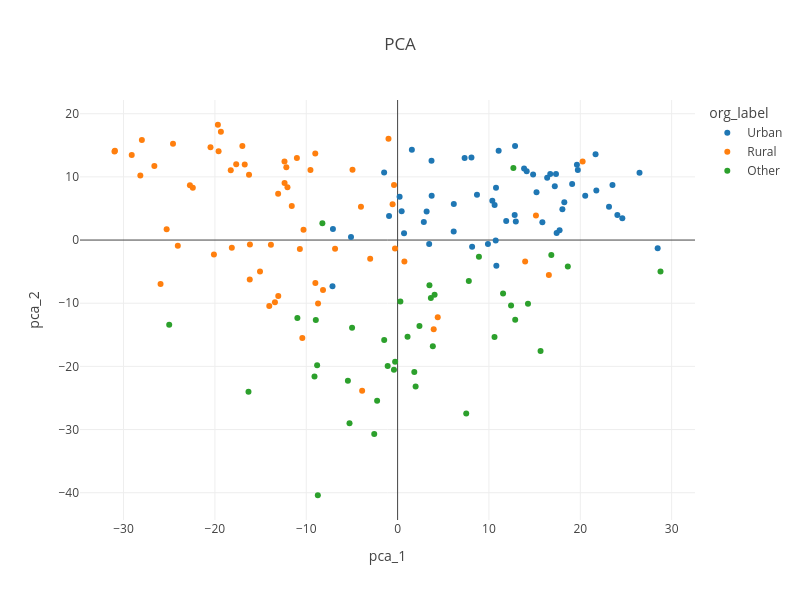

The cell this chart's notebook holds for it:
### Code cell
fig = px.scatter(pca_df, x="pca_1", y="pca_2",
                 color="org_label",
                 hover_data=["document", "org_label"],
                 height=600,
                 width=800,
                 title="PCA"
                )
fig.show()

### Figure 1 — Plotly figure (JSON) as saved in the notebook; plotly's stock layout.template omitted (floating-point values rounded to 4 significant figures)
{"data": [{"customdata": [["kid25221.txt", "Urban"], ["Hoffmann_DesVettersEckfenster_zeno.txt", "Urban"], ["Hoffmann_MeisterFloh.txt", "Urban"], ["Hauff_DieBettlerinvomPontdesArts_gutenberg.txt", "Urban"], ["Hauff_JudSüss_zeno.txt", "Urban"], ["Häring_Cabanis_gutenberg.txt", "Urban"], ["gutzkow_wally_1835.txt", "Urban"], ["Gutzkow_Seraphine_gutenberg.txt", "Urban"], ["tieck_ueberfluss_1910.txt", "Urban"], ["Häring_DerRolandvonBerlin.Band3.txt", "Urban"], ["Häring_DerRolandvonBerlin.Band2.txt", "Urban"], ["Häring_DerRolandvonBerlin.Band1.txt", "Urban"], ["lewald_jenny01_1843.txt", "Urban"], ["Aston_AusdemLebeneinerFrau_gutenberg.txt", "Urban"], ["Gutzkow_DieRittervomGeiste_zeno.txt", "Urban"], ["Raabe_DieChronikderSperlingsgasse_gutenberg.txt", "Urban"], ["Spielhagen_InReihundGliedErsterTheil_gutenberg.txt", "Urban"], ["Spielhagen_InReih'undGlied.ZweiterTheil.txt", "Urban"], ["kid35893.txt", "Urban"], ["Fontane_VordemSturm_zeno.txt", "Urban"], ["Ebner-Eschenbach_LottidieUhrmacherin_zeno.txt", "Urban"], ["fontane_wuthenow_1883.txt", "Urban"], ["Stinde_DieFamilieBuchholzAusdemLebenderHauptstadt_gutenberg.txt", "Urban"], ["Stinde_DerFamilieBuchholzzweiterTheil_gutenberg.txt", "Urban"], ["Stinde_DerFamilieBuchholzdritterTheilWilhelmine_gutenberg.txt", "Urban"], ["Fontane_Cécile_zeno.txt", "Urban"], ["Fontane_IrrungenWirrungen_zeno.txt", "Urban"], ["kretzer_timpe_1888.txt", "Urban"], ["Fontane_LAdultera_zeno.txt", "Urban"], ["Fontane_Stine_zeno.txt", "Urban"], ["Fontane_FrauJennyTreibel_zeno.txt", "Urban"], ["Fontane_DiePoggenpuhls_zeno.txt", "Urban"], ["Stinde_HotelBuchholz_gutenberg.txt", "Urban"], ["Fontane_DerStechlin_zeno.txt", "Urban"], ["Buddenbrooks_1990.txt", "Urban"], ["Stinde_EmmadasgeheimnisvolleHausmädchen_gutenberg.txt", "Urban"], ["Kretzer_DerMannohneGewissen_gutenberg.txt", "Urban"], ["Hermann_JettchenGebert_gutenberg.txt", "Urban"], ["Fontane_MathildeMöring_zeno.txt", "Urban"], ["Hermann_HenrietteJacoby_gutenberg.txt", "Urban"], ["Hermann_Kubinke_gutenberg.txt", "Urban"], ["Rilke_AufzeichnungendesMalteLauridsBrigge_gutenberg.txt", "Urban"], ["Hermann_DieNachtdesDoktorHerzfeld_gutenberg.txt", "Urban"], ["Meyer_DerGolem_gutenberg.txt", "Urban"], ["Meyer_DasgrüneGesicht_gutenberg.txt", "Urban"], ["Hermann_Schnee_gutenberg.txt", "Urban"], ["Ringelnatz_…linerRoma…_zeno.txt", "Urban"], ["Hermann_DerkleineGast_gutenberg.txt", "Urban"], ["kid27904.txt", "Urban"], ["Hessel_HeimlichesBerlin_gutenberg.txt", "Urban"], ["Musil_DerMannohneEigenschaftenErstesBuch_gutenberg.txt", "Urban"], ["Fallada_KleinerMann-wasnun_gutenberg.txt", "Urban"], ["Braune_JungeLeuteinderStadt_gutenberg.txt", "Urban"], ["Musil_DerMannohneEigenschaftenZweitesBuch_gutenberg.txt", "Urban"], ["Hermann_EineZeitstirbt_gutenberg.txt", "Urban"], ["Hermann_Rosenemil_gutenberg.txt", "Urban"]], "hovertemplate": "org_label=%{customdata[1]}<br>pca_1=%{x}<br>pca_2=%{y}<br>document=%{customdata[0]}<extra></extra>", "legendgroup": "Urban", "marker": {"color": "#1F77B4", "symbol": "circle"}, "mode": "markers", "name": "Urban", "orientation": "v", "showlegend": true, "type": "scatter", "x": [7.336, 10.81, 21.67, 12.82, 19.73, 3.712, 17.73, 10.77, 8.688, -7.079, -5.101, -0.9364, 11.06, 24.06, 0.7054, 3.456, -7.128, 18.04, 0.443, 1.561, 21.76, 6.152, 8.085, 9.888, 12.86, 6.139, 8.156, -1.477, 10.37, 16.71, 14.13, 3.177, 11.89, 0.2189, 13.85, 2.871, 17.34, 19.11, 17.21, 26.48, 3.729, 19.63, 15.21, 23.52, 20.54, 17.41, 15.85, 10.62, 28.47, 23.14, 16.37, 24.6, 18.25, 14.83, 10.74, 12.94], "xaxis": "x", "y": [13.0, -4.051, 13.58, 3.962, 11.08, 12.57, 1.532, 8.299, 7.168, 1.741, 0.4786, 3.814, 14.14, 3.963, 1.058, -0.6244, -7.325, 4.889, 4.557, 14.29, 7.837, 5.698, 13.06, -0.6371, 14.89, 1.351, -1.047, 10.71, 6.233, 10.45, 10.88, 4.531, 3.032, 6.842, 11.33, 2.877, 10.47, 8.878, 8.516, 10.66, 7.031, 11.93, 7.581, 8.702, 7.01, 1.116, 2.805, 5.559, -1.289, 5.258, 9.869, 3.446, 5.992, 10.37, -0.07732, 2.956], "yaxis": "y"}, {"customdata": [["kid36487.txt", "Rural"], ["Immermann_Oberhof_gutenberg.txt", "Rural"], ["goethe_wahlverw01_1809.txt", "Rural"], ["Zschokke_Goldmacherdorf_zeno.txt", "Rural"], ["Arnim_DieMajoratsherren_zeno.txt", "Rural"], ["Tieck_DerAufruhrindenCevennen.txt", "Rural"], ["kid25453.txt", "Rural"], ["kid25454.txt", "Rural"], ["Goethe_Novelle_gutenberg.txt", "Rural"], ["Bitzius_DerBauernspiegel.txt", "Rural"], ["Bitzius_WiefünfMädchenimBranntweinumkommen_gutenberg.txt", "Rural"], ["Bitzius_LeidenundFreudeneinesSchulmeisters.1.Teil.txt", "Rural"], ["Bitzius_LeidenundFreudeneinesSchulmeisters.2.Teil.txt", "Rural"], ["Bitzius_UliderKnecht_gutenberg.txt", "Rural"], ["droste_judenbuche_1910.txt", "Rural"], ["Bitzius_DieschwarzeSpinne_zeno.txt", "Rural"], ["kid33112.txt", "Rural"], ["kid762.txt", "Rural"], ["stifter_brigitta_1910.txt", "Rural"], ["Schirges_DerBälgentretervonEilersrode_gutenberg.txt", "Rural"], ["Dronke_DieMaikönigin_gutenberg.txt", "Rural"], ["Rank_DerIrrkerundseinWeib_gutenberg.txt", "Rural"], ["Kinkel_DieHeimatlosen_gutenberg.txt", "Rural"], ["otto_bauernsohn_1849.txt", "Rural"], ["Bitzius_UliderPächter_zeno.txt", "Rural"], ["auerbach_diethelm_1910.txt", "Rural"], ["Wildermuth_DasDörtchenvonRebenbach_zeno.txt", "Rural"], ["Auerbach_Barfüßele_gutenberg.txt", "Rural"], ["Kurz_DerWeihnachtsfund_gutenberg.txt", "Rural"], ["Ludwig_ZwischenHimmelundErde_zeno.txt", "Rural"], ["Meyr_DieLehrersbraut_gutenberg.txt", "Rural"], ["Meyr_LudwigundAnnemarie_gutenberg.txt", "Rural"], ["Ludwig_DieHeitereteiundihrWiderspiel_zeno.txt", "Rural"], ["Storm_ImSchloß_zeno.txt", "Rural"], ["Marlitt_SchulmeistersMarie_gutenberg.txt", "Rural"], ["Meyr_GleichundGleich_gutenberg.txt", "Rural"], ["Storm_DraußenimHeidedorf_zeno.txt", "Rural"], ["Keller_RomeoundJuliaaufdemDorfe_gutenberg.txt", "Rural"], ["Roßegger_DieSchriftendesWaldschulmeisters_zeno.txt", "Rural"], ["Anzengruber_DergottüberlegenJakob_zeno.txt", "Rural"], ["Ebner-Eschenbach_DieResel.txt", "Rural"], ["Ebner-Eschenbach_Krambambuli_zeno.txt", "Rural"], ["Auerbach_SchwarzwälderDorfgeschichten_zeno.txt", "Rural"], ["Anzengruber_DerSternsteinhof_zeno.txt", "Rural"], ["Polenz_DerBüttnerbauer_gutenberg.txt", "Rural"], ["Ebner-Eschenbach_DasGemeindekind_zeno.txt", "Rural"], ["Sudermann_FrauSorge_gutenberg.txt", "Rural"], ["Kröger_EinestilleWelt_gutenberg.txt", "Rural"], ["Polenz_DerGrabenhäger_gutenberg.txt", "Rural"], ["Viebig_KinderderEifel_gutenberg.txt", "Rural"], ["Heer_AnheiligenWassern_gutenberg.txt", "Rural"], ["Frenssen_JörnUhl_gutenberg.txt", "Rural"], ["Holzamer_ImDorfundDraußen_gutenberg.txt", "Rural"], ["Keller_DieHeimat_gutenbergOrg.txt", "Rural"], ["Heer_DerWetterwart_gutenberg.txt", "Rural"], ["Holzamer_VorJahrundTag_gutenberg.txt", "Rural"], ["Viebig_DasKreuzimVenn_gutenberg.txt", "Rural"], ["Löns_DerWehrwolf_gutenberg.txt", "Rural"], ["Federer_BergeundMenschen_gutenberg.txt", "Rural"], ["Ebner-Eschenbach_DieSünderin_gutenberg.txt", "Rural"], ["Steher_DerHeiligenhof_gutenberg.txt", "Rural"]], "hovertemplate": "org_label=%{customdata[1]}<br>pca_1=%{x}<br>pca_2=%{y}<br>document=%{customdata[0]}<extra></extra>", "legendgroup": "Rural", "marker": {"color": "#FF7F0E", "symbol": "circle"}, "mode": "markers", "name": "Rural", "orientation": "v", "showlegend": true, "type": "scatter", "x": [-22.42, -0.2832, -3.002, -28.16, 20.26, -15.06, 4.393, -13.06, -3.881, -19.34, -17.67, -16.99, -19.6, -16.74, -20.11, -16.26, -10.7, -26.63, 13.96, -11.58, -16.18, -20.48, -25.95, -25.28, -11.02, -19.67, -8.165, -30.99, -9.012, -0.5483, -27.99, -29.11, 0.7447, 15.15, -12.38, -24.59, -4.937, -22.74, -13.43, -10.3, 16.56, -10.43, -30.95, -13.08, -0.392, -9.54, -4.011, -18.15, -0.9976, -9.003, -24.06, -12.18, -16.17, -12.06, -14.05, -18.26, -12.37, -13.87, -8.709, 3.952, -6.846], "xaxis": "x", "y": [8.275, -1.35, -2.957, 10.22, 12.42, -4.975, -12.24, -8.866, -23.87, 17.13, 12.01, 14.88, 14.07, 11.96, -2.299, 10.32, -1.413, 11.74, -3.381, 5.406, -6.23, 14.69, -6.961, 1.717, 13.0, 18.25, -7.917, 14.01, 13.71, 5.653, 15.83, 13.48, -3.413, 3.901, 12.44, 15.23, 11.13, 8.687, -9.84, 1.612, -5.53, -15.52, 14.15, 7.336, 8.722, 11.09, 5.281, -1.215, 16.05, -6.793, -0.9078, 11.53, -0.7203, 8.356, -10.43, 11.05, 9.017, -0.725, -10.06, -14.12, -1.386], "yaxis": "y"}, {"customdata": [["kid32050.txt", "Other"], ["kid28966.txt", "Other"], ["kid28027.txt", "Other"], ["Kleist_DasBettelweibvonLocarno.txt", "Other"], ["fouque_undine_1811.txt", "Other"], ["Fouqué_SintramundseineGefährten_gutenberg.txt", "Other"], ["arnima_invalide_1818.txt", "Other"], ["kid29838.txt", "Other"], ["kid30523.txt", "Other"], ["kid30765.txt", "Other"], ["kid30235.txt", "Other"], ["Grillparzer_DasKlosterbeiSendomir.txt", "Other"], ["Tieck_DieAhnenprobe.txt", "Other"], ["Gutzkow_MahaGuru.ErsterTheil.txt", "Other"], ["Gutzkow_MahaGuru.ZweiterTheil.txt", "Other"], ["Tieck_DasalteBuchunddieReiseinsBlauehinein.txt", "Other"], ["Stifter_DerCondor.txt", "Other"], ["Stifter_DerHochwald.txt", "Other"], ["Stifter_Abdias.txt", "Other"], ["kid24143.txt", "Other"], ["Gerstäcker_DieRegulatoreninArkansas_gutenberg.txt", "Other"], ["Gerstäcker_DieFlußpiratendesMississippi_gutenberg.txt", "Other"], ["kid27408.txt", "Other"], ["Heyse_L'Arrabbiata_zeno.txt", "Other"], ["Gerstäcker_Tahiti_gutenberg.txt", "Other"], ["Eichendorff_EineMeerfahrt.txt", "Other"], ["Möllhausen_DasMormonenmädchen-Band1_gutenberg.txt", "Other"], ["Möllhausen_DasMormonenmädchen-Band2_gutenberg.txt", "Other"], ["Storm_EineHalligfahrt_zeno.txt", "Other"], ["Laßwitz_BiszumNullpunktdesSeinsundandereScience-Fiction-Erzählungen_gutenberg.txt", "Other"], ["May_OldFirehand.txt", "Other"], ["Laßwitz_GegendasWeltgesetz_gutenberg.txt", "Other"], ["kid22151.txt", "Other"], ["May_DurchdieWüste.txt", "Other"], ["Meyer_GustavAdolfsPage_zeno.txt", "Other"], ["kid31162.txt", "Other"], ["May_DerSchatzimSilbersee.txt", "Other"], ["lasswitz_planeten01_1897.txt", "Other"], ["kid35438.txt", "Other"]], "hovertemplate": "org_label=%{customdata[1]}<br>pca_1=%{x}<br>pca_2=%{y}<br>document=%{customdata[0]}<extra></extra>", "legendgroup": "Other", "marker": {"color": "#2CA02C", "symbol": "circle"}, "mode": "markers", "name": "Other", "orientation": "v", "showlegend": true, "type": "scatter", "x": [18.64, -4.985, -25.0, 28.78, -5.264, -2.243, 7.796, -1.467, 1.972, 7.512, 1.828, 11.54, 12.67, 12.42, 2.392, -10.97, 12.87, -9.097, 8.901, -16.32, -8.954, 1.088, -8.809, -1.086, -0.3997, -8.731, 3.641, 0.3022, 3.486, 16.83, -2.558, 10.61, 14.27, 3.857, 4.05, -8.234, -5.44, 15.65, -0.2724], "xaxis": "x", "y": [-4.173, -13.87, -13.39, -4.968, -29.02, -25.45, -6.473, -15.84, -23.19, -27.47, -20.88, -8.447, 11.39, -10.36, -13.62, -12.34, -12.63, -21.6, -2.649, -24.03, -12.66, -15.31, -19.81, -19.94, -20.52, -40.4, -9.175, -9.724, -7.148, -2.366, -30.7, -15.37, -10.09, -16.8, -8.675, 2.642, -22.27, -17.58, -19.28], "yaxis": "y"}], "layout": {"height": 600, "legend": {"title": {"text": "org_label"}, "tracegroupgap": 0}, "title": {"text": "PCA"}, "width": 800, "xaxis": {"anchor": "y", "domain": [0, 1], "title": {"text": "pca_1"}}, "yaxis": {"anchor": "x", "domain": [0, 1], "title": {"text": "pca_2"}}}}
